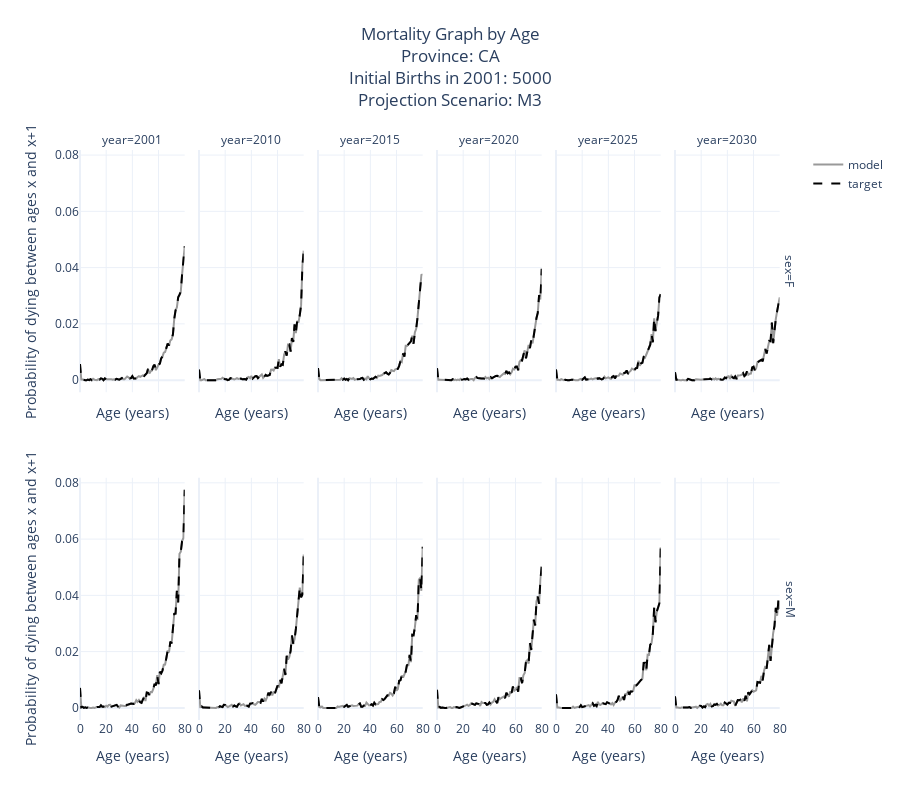

The notebook cell saved with this chart:
### Markdown cell above
### Visualize Data

### Code cell
df = model_mortality_df.copy()
YEARS = [STARTING_YEAR, 2010, 2015, 2020, 2025, 2030]
df = df[df["year"].isin(YEARS)].reset_index(drop=True)
fig = px.line(
    df,
    x="age",
    y="prob_death",
    facet_col="year",
    facet_row="sex",
    title=f"Mortality Graph by Age<br>"
    + f"Province: {PROVINCE}<br>"
    + f"Initial Births in {STARTING_YEAR}: {N_BIRTHS}<br>"
    + f"Projection Scenario: {GROWTH_TYPE}",
    labels={"prob_death": "Probability of dying between ages x and x+1"},
    color_discrete_sequence=["#999999"],
    height=800,
    facet_row_spacing=0.15
)
fig_target = px.line(
    df,
    x="age",
    y="prob_death",
    facet_col="year",
    facet_row="sex",
    labels={"prob_death": "Probability of dying between ages x and x+1"},
    color_discrete_sequence=["black"],
    line_dash_sequence=["dash"],
    height=800,
    facet_row_spacing=0.15
)
fig.add_traces(
    fig_target.data
)

fig.data[0].update(showlegend=True, name="model")
fig.data[len(YEARS)*2].update(showlegend=True, name="target")
fig.update_xaxes(title_text="Age (years)")
fig.update_layout(
    legend_title_text="",
    title_x=0.5,
    title_y=0.95,
    margin=dict(t=150), # Adjust top margin for title
    showlegend=True
)
fig.show(config=config)
